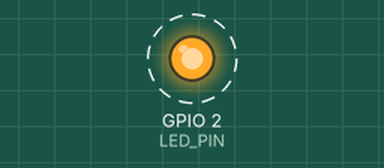
This program was run on a simulated Raspberry Pi (BCM pin numbers). Shown: output pins drawn as LEDs (lit = HIGH). Dashed ring = blinking.

Above: at 0.5 s.
Timing chart, 0 to 4.6 s (numbered marks = the images above):
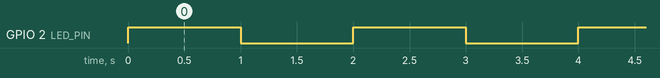

Measured:
- by itself, GPIO 2 (LED_PIN): alternates HIGH for 1.0 s and LOW for 1.0 s

The program:

gpio_blink.py
```python
import RPi.GPIO as GPIO
import time

LED_PIN = 2

# BCM pin naming
GPIO.setmode(GPIO.BCM)

# Turn off GPIO warnings
GPIO.setwarnings(False)

# Set LED pin to output
GPIO.setup(LED_PIN, GPIO.OUT)

try:
    # Loop until user terminates program
    while True:

        # Switch LED on
        GPIO.output(LED_PIN, GPIO.HIGH)
        #print("LED on")
        time.sleep(1)

        # Switch LED off
        GPIO.output(LED_PIN, GPIO.LOW)
        #print("LED off")
        time.sleep(1)

except KeyboardInterrupt:
    print("Terminated by user")

finally:
    # Cleanup
    GPIO.cleanup()
    print("Goodbye")
```
